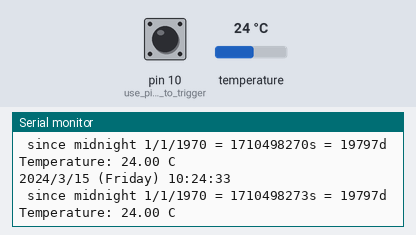
This sketch was run on a simulated Arduino Uno, built with avr-gcc and run on an emulated ATmega328P. Shown: the last lines printed to the serial monitor. The inputs (shaded band) are chosen by the test bench; at power-on: temperature 24 °C, pin 10 (use_pin_10_to_trigger) HIGH. The local clock reads 2024-03-15 10:24:30 at power-on unless the sketch sets it.

Above: at 3.8 s.
3.9 s: temperature set to 12 °C
At 7.4 s:
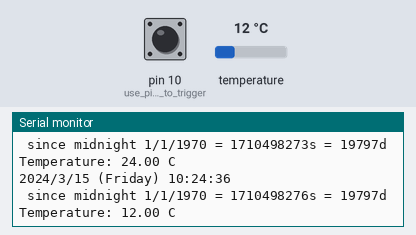
7.8 s: temperature set to 19 °C
At 9.9 s:
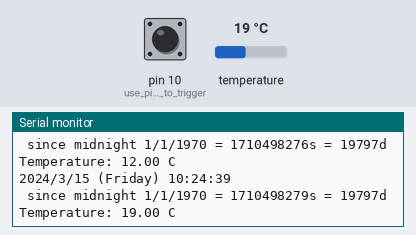
Timing chart, 0 to 11.4 s (numbered marks = the images above; inputs shaded):
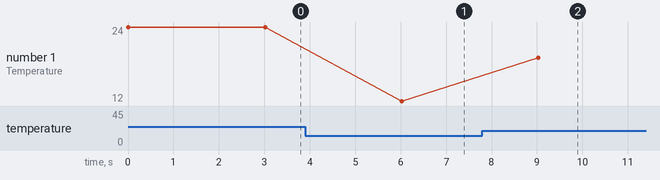

The sketch:

ds3231_settimeonce.ino
```cpp
//
// ds3231_settimeonce.ino - set time on a DS3231 RTC module
//
//  -Rolf (Nov 2020)
//
// Use this sketch to "set" the RTC module,
//  by setting a time and pulling a wire at just the right moment!
//
// Hardware Setup:
// connect the RTC module to the Arduino using SDA and SCL wires.
//
// then, digital pin 10 is pulled up by a 10k resistor, but with a wire also setting the pin to GND.
// at the designated time, you should pull out the "ground" wire. This will set the pin HIGH.
// and it will set the time.
//
// Note: the time needs to be set in the code below.
// you can pick a time a few minutes in the future, download the code,
// and then watch an accurate clock for the right moment to pull the wire!
//
// Credits:
//  based on original sketch "ds3231" from Adafruit's RTClib
//


#include <stdio.h>
#include "Wire.h"

#include "RTClib.h"

RTC_DS3231 rtc;

char daysOfTheWeek[7][12] = {"Sunday", "Monday", "Tuesday", "Wednesday", "Thursday", "Friday", "Saturday"};

void setup () {
  Serial.begin(115200);
  pinMode(10, INPUT);   // use pin 10 to trigger "set time" action

#ifndef ESP8266
  while (!Serial); // wait for serial port to connect. Needed for native USB
#endif

  if (! rtc.begin()) {
    Serial.println("Couldn't find RTC");
    Serial.flush();
    abort();
  }

  // This line sets the RTC with an explicit date & time, for example to set
  // January 21, 2014 at 3am you would call:
  // rtc.adjust(DateTime(2014, 1, 21, 3, 0, 0));

  // as soon as this pin goes high (ie. by pulling out a ground wire), we set the time to a known value
  if (digitalRead(10) != HIGH) {
    Serial.println("waiting... (for pin 10 to be ungrounded)");
    while (digitalRead(10) == LOW)
      ;
    rtc.adjust(DateTime(2020, 11, 3, 8, 8, 0));   // just do this once - set for a few mins in the future before downloading
    Serial.println("time set!");
  }

}

void loop () {
    char buf[16];

    DateTime now = rtc.now();

    Serial.print(now.year(), DEC);
    Serial.print('/');
    Serial.print(now.month(), DEC);
    Serial.print('/');
    Serial.print(now.day(), DEC);
    Serial.print(" (");
    Serial.print(daysOfTheWeek[now.dayOfTheWeek()]);
    Serial.print(") ");
    Serial.print(now.hour(), DEC);
    Serial.print(':');
    sprintf(buf, "%02d", now.minute());  // make minutes always be 2 digits
    Serial.print(buf);
    Serial.print(':');
    sprintf(buf, "%02d", now.second());  // make seconds always be 2 digits
    Serial.print(buf);
    Serial.println();

    Serial.print(" since midnight 1/1/1970 = ");
    Serial.print(now.unixtime());
    Serial.print("s = ");
    Serial.print(now.unixtime() / 86400L);
    Serial.println("d");

    Serial.print("Temperature: ");
    Serial.print(rtc.getTemperature());
    Serial.println(" C");

    Serial.println();
    delay(3000);
}
```

master_spi.c
```cpp
// SPI master - simple demo of an SPI master connected to a slave
//
// -Rolf (Oct 2020)
//
// Credits:
//  this code is largely inspired by an excellent post on the Arduino forum by user GolamMostafa:
//      https://forum.arduino.cc/index.php?topic=66998.0


#include <SPI.h>

// LED connected to pin 6
#define LED 6


// sent by master to indicate the beginning of a transfer (from slave to master)
#define MAGIC_BYTE 0xf0


#if 0
// choices for SPI.setClockDivider() function
#define SPI_CLOCK_DIV4 0x00
#define SPI_CLOCK_DIV16 0x01
#define SPI_CLOCK_DIV64 0x02
#define SPI_CLOCK_DIV128 0x03
#define SPI_CLOCK_DIV2 0x04
#define SPI_CLOCK_DIV8 0x05
#define SPI_CLOCK_DIV32 0x06
#endif


void setup()
{
  Serial.begin(115200);

  pinMode(LED, OUTPUT);                     // LED output

  SPI.begin();                              // init SPI library
  //SPI.setClockDivider(SPI_CLOCK_DIV8);    // set clock for SPI communication (16/8 = 2Mhz) - didn't work!
  SPI.setClockDivider(SPI_CLOCK_DIV128);    // set slower clock for SPI communication (128KHz?)
  digitalWrite(SS,HIGH);                    // initially HIGH, we will set low when we start
}


void loop()
{
  static byte vals[16];
  byte rx ,tx;
  int i;

  digitalWrite(SS, LOW);        // starts communication with Slave connected to master

  digitalWrite(LED, HIGH);      // indicate transfer begin

  tx = MAGIC_BYTE;
  rx = SPI.transfer(tx);        // send byte to slave, but we also receive a byte (throwaway)

  for (i = 0; i < 5; i++) {     // transfer additional bytes
    vals[i] = SPI.transfer(0);
  }

  digitalWrite(LED, LOW);       // indicate transfer end

  Serial.println("master: bytes received (hex):");
  for (i = 0; i < 5; i++) {
    Serial.print(vals[i], HEX); Serial.print(" ");
  }
  Serial.println("");

  delay(3000);
}
```

slave_spi.c
```cpp
// SPI slave - simple demo - slave side
//
// -Rolf (Oct 2020)
//
// Credits:
//  this code is largely inspired by an excellent post on the Arduino forum by user GolamMostafa:
//      https://forum.arduino.cc/index.php?topic=66998.0
//

#include <SPI.h>

#define LED 6

volatile boolean receivedFlag;

volatile byte vals[16];
volatile int valCount;
volatile int valIndex;


#define MAGIC_BYTE 0xf0


void setup()
{
    Serial.begin(115200);

    pinMode(LED, OUTPUT);                    // LED output

    valIndex = 0;

    vals[0] = 0x59;     // dummy data we'd like to send (to master)
    vals[1] = 0x43;
    vals[2] = 0x16;
    vals[3] = 0x15;
    vals[4] = 0x14;
    valCount = 5;       // byte count

    //SPI.begin();              // note: do not call this on the "slave" side

    pinMode(SS, INPUT_PULLUP);
    pinMode(MISO, OUTPUT);                  // Sets MISO as OUTPUT (Slave Out)
    pinMode(SCK, INPUT);

    SPCR |= _BV(SPE);                       // Turn on SPI in Slave Mode (AVR-only hack)

    receivedFlag = false;

    Serial.println("enable SPI interrupt");

    SPI.attachInterrupt();                  // interrupt is set for SPI communication
}


void loop()
{
    static int count = 0;

    if (receivedFlag) {
        receivedFlag = false;

        Serial.print(".");          // debug - print a "." for each byte transferred
        if (++count == 30) {
            Serial.println("");
            count = 0;
        }
    }
}


ISR (SPI_STC_vect)          // interrupt handler
{
    byte rx, tx;

    rx = SPDR;              // receive a byte from master
    receivedFlag = true;    // Sets received as True

    if (rx == MAGIC_BYTE) {     // detect magic byte, which indicates "start" of transfer
        valIndex = 0;
    }

    if (valIndex < valCount) {
        tx = vals[valIndex++];
    } else {
        tx = 0;
    }

    SPDR = tx;  // return (send) a byte to master via SPDR register
}
```

Measured:
- after the input at 3.9 s, the serial monitor: prints a new line after 2.1 s (image 1)
- after the input at 7.8 s, the serial monitor: prints a new line after 1.2 s (image 2)
- plotted number 1: 24 → 12 after the input at 3.9 s, 12 → 19 after the input at 7.8 s
